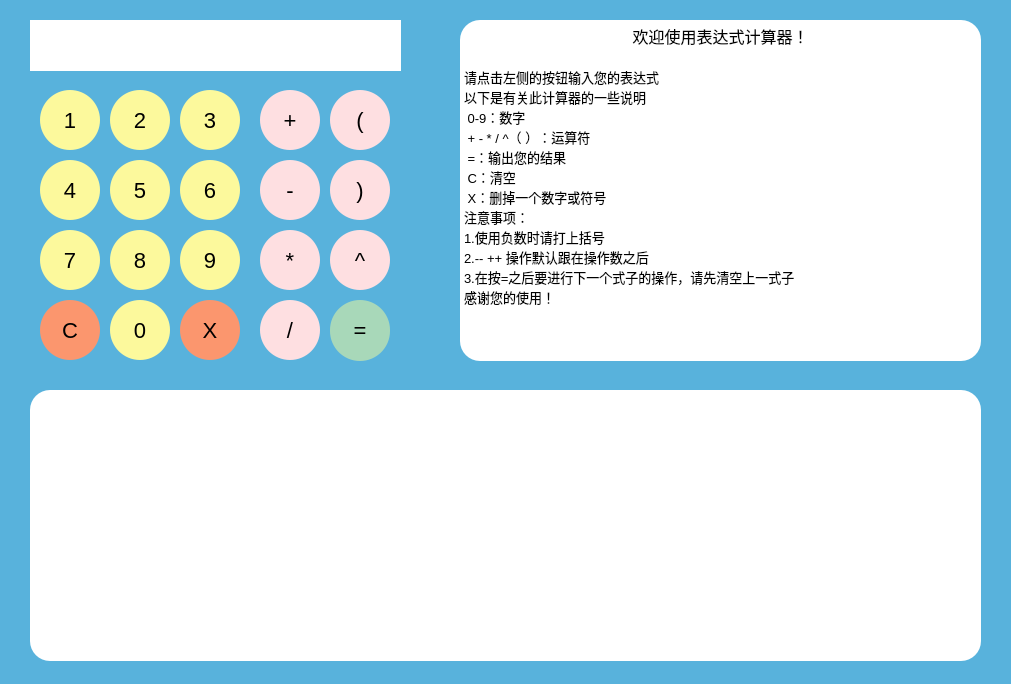
<?xml version="1.0" encoding="UTF-8"?>
<ui version="4.0">
 <class>StackCal</class>
 <widget class="QWidget" name="StackCal">
  <property name="geometry">
   <rect>
    <x>0</x>
    <y>0</y>
    <width>1011</width>
    <height>684</height>
   </rect>
  </property>
  <property name="windowTitle">
   <string>StackCal</string>
  </property>
  <property name="styleSheet">
   <string notr="true">QWidget{
background-color:rgb(88,178,220);
}</string>
  </property>
  <widget class="QPushButton" name="one">
   <property name="geometry">
    <rect>
     <x>40</x>
     <y>90</y>
     <width>60</width>
     <height>60</height>
    </rect>
   </property>
   <property name="styleSheet">
    <string notr="true">QPushButton{
	background-color: rgb(252,249,156);
	color:black ;
	font-family:'Comic Sans MS', cursive, sans-serif;
	font-size:22px;
	border:none;
	border-radius: 30px 30px 30px 30px;
 }
QPushButton:hover{
	background-color:rgb(249,191,69);
 }</string>
   </property>
   <property name="text">
    <string>1</string>
   </property>
  </widget>
  <widget class="QPushButton" name="two">
   <property name="geometry">
    <rect>
     <x>110</x>
     <y>90</y>
     <width>60</width>
     <height>60</height>
    </rect>
   </property>
   <property name="styleSheet">
    <string notr="true">QPushButton{
	background-color: rgb(252,249,156);
	color:black ;
	font-family:'Comic Sans MS', cursive, sans-serif;
	font-size:22px;
	border:none;
	border-radius: 30px 30px 30px 30px;
 }
QPushButton:hover{
	background-color:rgb(249,191,69);
 }</string>
   </property>
   <property name="text">
    <string>2</string>
   </property>
  </widget>
  <widget class="QPushButton" name="three">
   <property name="geometry">
    <rect>
     <x>180</x>
     <y>90</y>
     <width>60</width>
     <height>60</height>
    </rect>
   </property>
   <property name="styleSheet">
    <string notr="true">QPushButton{
	background-color: rgb(252,249,156);
	color:black ;
	font-family:'Comic Sans MS', cursive, sans-serif;
	font-size:22px;
	border:none;
	border-radius: 30px 30px 30px 30px;
 }
QPushButton:hover{
	background-color:rgb(249,191,69);
 }</string>
   </property>
   <property name="text">
    <string>3</string>
   </property>
  </widget>
  <widget class="QPushButton" name="four">
   <property name="geometry">
    <rect>
     <x>40</x>
     <y>160</y>
     <width>60</width>
     <height>60</height>
    </rect>
   </property>
   <property name="styleSheet">
    <string notr="true">QPushButton{
	background-color: rgb(252,249,156);
	color:black ;
	font-family:'Comic Sans MS', cursive, sans-serif;
	font-size:22px;
	border:none;
	border-radius: 30px 30px 30px 30px;
 }
QPushButton:hover{
	background-color:rgb(249,191,69);
 }</string>
   </property>
   <property name="text">
    <string>4</string>
   </property>
  </widget>
  <widget class="QPushButton" name="five">
   <property name="geometry">
    <rect>
     <x>110</x>
     <y>160</y>
     <width>60</width>
     <height>60</height>
    </rect>
   </property>
   <property name="styleSheet">
    <string notr="true">QPushButton{
	background-color: rgb(252,249,156);
	color:black ;
	font-family:'Comic Sans MS', cursive, sans-serif;
	font-size:22px;
	border:none;
	border-radius: 30px 30px 30px 30px;
 }
QPushButton:hover{
	background-color:rgb(249,191,69);
 }</string>
   </property>
   <property name="text">
    <string>5</string>
   </property>
  </widget>
  <widget class="QPushButton" name="six">
   <property name="geometry">
    <rect>
     <x>180</x>
     <y>160</y>
     <width>60</width>
     <height>60</height>
    </rect>
   </property>
   <property name="styleSheet">
    <string notr="true">QPushButton{
	background-color: rgb(252,249,156);
	color:black ;
	font-family:'Comic Sans MS', cursive, sans-serif;
	font-size:22px;
	border:none;
	border-radius: 30px 30px 30px 30px;
 }
QPushButton:hover{
	background-color:rgb(249,191,69);
 }</string>
   </property>
   <property name="text">
    <string>6</string>
   </property>
  </widget>
  <widget class="QPushButton" name="seven">
   <property name="geometry">
    <rect>
     <x>40</x>
     <y>230</y>
     <width>60</width>
     <height>60</height>
    </rect>
   </property>
   <property name="styleSheet">
    <string notr="true">QPushButton{
	background-color: rgb(252,249,156);
	color:black ;
	font-family:'Comic Sans MS', cursive, sans-serif;
	font-size:22px;
	border:none;
	border-radius: 30px 30px 30px 30px;
 }
QPushButton:hover{
	background-color:rgb(249,191,69);
 }</string>
   </property>
   <property name="text">
    <string>7</string>
   </property>
  </widget>
  <widget class="QPushButton" name="eight">
   <property name="geometry">
    <rect>
     <x>110</x>
     <y>230</y>
     <width>60</width>
     <height>60</height>
    </rect>
   </property>
   <property name="styleSheet">
    <string notr="true">QPushButton{
	background-color: rgb(252,249,156);
	color:black ;
	font-family:'Comic Sans MS', cursive, sans-serif;
	font-size:22px;
	border:none;
	border-radius: 30px 30px 30px 30px;
 }
QPushButton:hover{
	background-color:rgb(249,191,69);
 }</string>
   </property>
   <property name="text">
    <string>8</string>
   </property>
  </widget>
  <widget class="QPushButton" name="nine">
   <property name="geometry">
    <rect>
     <x>180</x>
     <y>230</y>
     <width>60</width>
     <height>60</height>
    </rect>
   </property>
   <property name="styleSheet">
    <string notr="true">QPushButton{
	background-color: rgb(252,249,156);
	color:black ;
	font-family:'Comic Sans MS', cursive, sans-serif;
	font-size:22px;
	border:none;
	border-radius: 30px 30px 30px 30px;
 }
QPushButton:hover{
	background-color:rgb(249,191,69);
 }</string>
   </property>
   <property name="text">
    <string>9</string>
   </property>
  </widget>
  <widget class="QPushButton" name="zero">
   <property name="geometry">
    <rect>
     <x>110</x>
     <y>300</y>
     <width>60</width>
     <height>60</height>
    </rect>
   </property>
   <property name="styleSheet">
    <string notr="true">QPushButton{
	background-color: rgb(252,249,156);
	color:black ;
	font-family:'Comic Sans MS', cursive, sans-serif;
	font-size:22px;
	border:none;
	border-radius: 30px 30px 30px 30px;
 }
QPushButton:hover{
	background-color:rgb(249,191,69);
 }</string>
   </property>
   <property name="text">
    <string>0</string>
   </property>
  </widget>
  <widget class="QPushButton" name="erase">
   <property name="geometry">
    <rect>
     <x>180</x>
     <y>300</y>
     <width>60</width>
     <height>60</height>
    </rect>
   </property>
   <property name="styleSheet">
    <string notr="true">QPushButton{
	background-color: rgb(251,150,110);
	color:black ;
	font-family:'Comic Sans MS', cursive, sans-serif;
	font-size:22px;
	border:none;
	border-radius: 30px 30px 30px 30px;
 }
QPushButton:hover{
	background-color:rgb(247,92,47);
}</string>
   </property>
   <property name="text">
    <string>X</string>
   </property>
  </widget>
  <widget class="QPushButton" name="clear">
   <property name="geometry">
    <rect>
     <x>40</x>
     <y>300</y>
     <width>60</width>
     <height>60</height>
    </rect>
   </property>
   <property name="styleSheet">
    <string notr="true">QPushButton{
	background-color: rgb(251,150,110);
	color:black ;
	font-family:'Comic Sans MS', cursive, sans-serif;
	font-size:22px;
	border:none;
	border-radius: 30px 30px 30px 30px;
 }
QPushButton:hover{
	background-color:rgb(247,92,47);
}</string>
   </property>
   <property name="text">
    <string>C</string>
   </property>
  </widget>
  <widget class="QPushButton" name="add">
   <property name="geometry">
    <rect>
     <x>260</x>
     <y>90</y>
     <width>60</width>
     <height>60</height>
    </rect>
   </property>
   <property name="styleSheet">
    <string notr="true">QPushButton{
	background-color: rgb(254,223,225);
	color:black ;
	font-family:'Comic Sans MS', cursive, sans-serif;
	font-size:22px;
	border:none;
	border-radius: 30px 30px 30px 30px;
 }
QPushButton:hover{
	background-color:rgb(245,150,170);
}</string>
   </property>
   <property name="text">
    <string>+</string>
   </property>
  </widget>
  <widget class="QPushButton" name="sub">
   <property name="geometry">
    <rect>
     <x>260</x>
     <y>160</y>
     <width>60</width>
     <height>60</height>
    </rect>
   </property>
   <property name="styleSheet">
    <string notr="true">QPushButton{
	background-color: rgb(254,223,225);
	color:black ;
	font-family:'Comic Sans MS', cursive, sans-serif;
	font-size:22px;
	border:none;
	border-radius: 30px 30px 30px 30px;
 }
QPushButton:hover{
	background-color:rgb(245,150,170);
}</string>
   </property>
   <property name="text">
    <string>-</string>
   </property>
  </widget>
  <widget class="QPushButton" name="mul">
   <property name="geometry">
    <rect>
     <x>260</x>
     <y>230</y>
     <width>60</width>
     <height>60</height>
    </rect>
   </property>
   <property name="styleSheet">
    <string notr="true">QPushButton{
	background-color: rgb(254,223,225);
	color:black ;
	font-family:'Comic Sans MS', cursive, sans-serif;
	font-size:22px;
	border:none;
	border-radius: 30px 30px 30px 30px;
 }
QPushButton:hover{
	background-color:rgb(245,150,170);
}</string>
   </property>
   <property name="text">
    <string>*</string>
   </property>
  </widget>
  <widget class="QPushButton" name="exc">
   <property name="geometry">
    <rect>
     <x>260</x>
     <y>300</y>
     <width>60</width>
     <height>60</height>
    </rect>
   </property>
   <property name="styleSheet">
    <string notr="true">QPushButton{
	background-color: rgb(254,223,225);
	color:black ;
	font-family:'Comic Sans MS', cursive, sans-serif;
	font-size:22px;
	border:none;
	border-radius: 30px 30px 30px 30px;
 }
QPushButton:hover{
	background-color:rgb(245,150,170);
}</string>
   </property>
   <property name="text">
    <string>/</string>
   </property>
  </widget>
  <widget class="QTextBrowser" name="textBrowser">
   <property name="geometry">
    <rect>
     <x>30</x>
     <y>20</y>
     <width>371</width>
     <height>51</height>
    </rect>
   </property>
   <property name="styleSheet">
    <string notr="true">QTextBrowser{
background-color:white;
font-family:'Comic Sans MS', cursive, sans-serif;
font-size:20px;
border:none;
}</string>
   </property>
  </widget>
  <widget class="QPushButton" name="equal">
   <property name="geometry">
    <rect>
     <x>330</x>
     <y>300</y>
     <width>60</width>
     <height>61</height>
    </rect>
   </property>
   <property name="styleSheet">
    <string notr="true">QPushButton{
	background-color: rgb(168,216,185);
	color:black ;
	font-family:'Comic Sans MS', cursive, sans-serif;
	font-size:22px;
	border:none;
	border-radius: 30px 30px 30px 30px;
 }
QPushButton:hover{
	background-color:rgb(93,172,129);
}</string>
   </property>
   <property name="text">
    <string>=</string>
   </property>
  </widget>
  <widget class="QTableView" name="tableView">
   <property name="geometry">
    <rect>
     <x>30</x>
     <y>390</y>
     <width>951</width>
     <height>271</height>
    </rect>
   </property>
   <property name="styleSheet">
    <string notr="true">QTableView{
	background-color:white;
	border:none;
	border-radius:20 20 20 20;
}</string>
   </property>
  </widget>
  <widget class="QPushButton" name="leftKuo">
   <property name="geometry">
    <rect>
     <x>330</x>
     <y>90</y>
     <width>60</width>
     <height>60</height>
    </rect>
   </property>
   <property name="styleSheet">
    <string notr="true">QPushButton{
	background-color: rgb(254,223,225);
	color:black ;
	font-family:'Comic Sans MS', cursive, sans-serif;
	font-size:22px;
	border:none;
	border-radius: 30px 30px 30px 30px;
 }
QPushButton:hover{
	background-color:rgb(245,150,170);
}</string>
   </property>
   <property name="text">
    <string>(</string>
   </property>
  </widget>
  <widget class="QPushButton" name="rightKuo">
   <property name="geometry">
    <rect>
     <x>330</x>
     <y>160</y>
     <width>60</width>
     <height>60</height>
    </rect>
   </property>
   <property name="styleSheet">
    <string notr="true">QPushButton{
	background-color: rgb(254,223,225);
	color:black ;
	font-family:'Comic Sans MS', cursive, sans-serif;
	font-size:22px;
	border:none;
	border-radius: 30px 30px 30px 30px;
 }
QPushButton:hover{
	background-color:rgb(245,150,170);
}</string>
   </property>
   <property name="text">
    <string>)</string>
   </property>
  </widget>
  <widget class="QTextBrowser" name="textBrowser_2">
   <property name="geometry">
    <rect>
     <x>460</x>
     <y>20</y>
     <width>521</width>
     <height>341</height>
    </rect>
   </property>
   <property name="styleSheet">
    <string notr="true">QTextBrowser{
	font-family:&quot;Microsoft YaHei&quot;,SimHei;
	font-size:10px;
	background-color:white;
	color:black;
	border:none;
	border-radius:20 20 20 20;
}</string>
   </property>
   <property name="html">
    <string>&lt;!DOCTYPE HTML PUBLIC &quot;-//W3C//DTD HTML 4.0//EN&quot; &quot;http://www.w3.org/TR/REC-html40/strict.dtd&quot;&gt;
&lt;html&gt;&lt;head&gt;&lt;meta name=&quot;qrichtext&quot; content=&quot;1&quot; /&gt;&lt;style type=&quot;text/css&quot;&gt;
p, li { white-space: pre-wrap; }
&lt;/style&gt;&lt;/head&gt;&lt;body style=&quot; font-family:'Microsoft YaHei,SimHei'; font-size:10px; font-weight:400; font-style:normal;&quot;&gt;
&lt;p align=&quot;center&quot; style=&quot; margin-top:0px; margin-bottom:0px; margin-left:0px; margin-right:0px; -qt-block-indent:0; text-indent:0px;&quot;&gt;&lt;span style=&quot; font-family:'Microsoft YaHei'; font-size:12pt;&quot;&gt;欢迎使用表达式计算器！&lt;/span&gt;&lt;/p&gt;
&lt;p align=&quot;center&quot; style=&quot;-qt-paragraph-type:empty; margin-top:0px; margin-bottom:0px; margin-left:0px; margin-right:0px; -qt-block-indent:0; text-indent:0px; font-family:'Microsoft YaHei'; font-size:12pt;&quot;&gt;&lt;br /&gt;&lt;/p&gt;
&lt;p style=&quot; margin-top:0px; margin-bottom:0px; margin-left:0px; margin-right:0px; -qt-block-indent:0; text-indent:0px;&quot;&gt;&lt;span style=&quot; font-family:'Microsoft YaHei'; font-size:10pt;&quot;&gt;请点击左侧的按钮输入您的表达式&lt;/span&gt;&lt;/p&gt;
&lt;p style=&quot; margin-top:0px; margin-bottom:0px; margin-left:0px; margin-right:0px; -qt-block-indent:0; text-indent:0px;&quot;&gt;&lt;span style=&quot; font-family:'Microsoft YaHei'; font-size:10pt;&quot;&gt;以下是有关此计算器的一些说明&lt;/span&gt;&lt;/p&gt;
&lt;p style=&quot; margin-top:0px; margin-bottom:0px; margin-left:0px; margin-right:0px; -qt-block-indent:0; text-indent:0px;&quot;&gt;&lt;span style=&quot; font-family:'Microsoft YaHei'; font-size:10pt;&quot;&gt; 0-9：数字&lt;/span&gt;&lt;/p&gt;
&lt;p style=&quot; margin-top:0px; margin-bottom:0px; margin-left:0px; margin-right:0px; -qt-block-indent:0; text-indent:0px;&quot;&gt;&lt;span style=&quot; font-family:'Microsoft YaHei'; font-size:10pt;&quot;&gt; + - * / ^（ ）：运算符&lt;/span&gt;&lt;/p&gt;
&lt;p style=&quot; margin-top:0px; margin-bottom:0px; margin-left:0px; margin-right:0px; -qt-block-indent:0; text-indent:0px;&quot;&gt;&lt;span style=&quot; font-family:'Microsoft YaHei'; font-size:10pt;&quot;&gt; =：输出您的结果&lt;/span&gt;&lt;/p&gt;
&lt;p style=&quot; margin-top:0px; margin-bottom:0px; margin-left:0px; margin-right:0px; -qt-block-indent:0; text-indent:0px;&quot;&gt;&lt;span style=&quot; font-family:'Microsoft YaHei'; font-size:10pt;&quot;&gt; C：清空&lt;/span&gt;&lt;/p&gt;
&lt;p style=&quot; margin-top:0px; margin-bottom:0px; margin-left:0px; margin-right:0px; -qt-block-indent:0; text-indent:0px;&quot;&gt;&lt;span style=&quot; font-family:'Microsoft YaHei'; font-size:10pt;&quot;&gt; X：删掉一个数字或符号&lt;/span&gt;&lt;/p&gt;
&lt;p style=&quot; margin-top:0px; margin-bottom:0px; margin-left:0px; margin-right:0px; -qt-block-indent:0; text-indent:0px;&quot;&gt;&lt;span style=&quot; font-family:'Microsoft YaHei'; font-size:10pt;&quot;&gt;注意事项：&lt;/span&gt;&lt;/p&gt;
&lt;p style=&quot; margin-top:0px; margin-bottom:0px; margin-left:0px; margin-right:0px; -qt-block-indent:0; text-indent:0px;&quot;&gt;&lt;span style=&quot; font-family:'Microsoft YaHei'; font-size:10pt;&quot;&gt;1.使用负数时请打上括号&lt;/span&gt;&lt;/p&gt;
&lt;p style=&quot; margin-top:0px; margin-bottom:0px; margin-left:0px; margin-right:0px; -qt-block-indent:0; text-indent:0px;&quot;&gt;&lt;span style=&quot; font-family:'Microsoft YaHei'; font-size:10pt;&quot;&gt;2.-- ++ 操作默认跟在操作数之后&lt;/span&gt;&lt;/p&gt;
&lt;p style=&quot; margin-top:0px; margin-bottom:0px; margin-left:0px; margin-right:0px; -qt-block-indent:0; text-indent:0px;&quot;&gt;&lt;span style=&quot; font-family:'Microsoft YaHei'; font-size:10pt;&quot;&gt;3.在按=之后要进行下一个式子的操作，请先清空上一式子&lt;/span&gt;&lt;/p&gt;
&lt;p style=&quot; margin-top:0px; margin-bottom:0px; margin-left:0px; margin-right:0px; -qt-block-indent:0; text-indent:0px;&quot;&gt;&lt;span style=&quot; font-family:'Microsoft YaHei'; font-size:10pt;&quot;&gt;感谢您的使用！&lt;/span&gt;&lt;/p&gt;&lt;/body&gt;&lt;/html&gt;</string>
   </property>
  </widget>
  <widget class="QPushButton" name="exp">
   <property name="geometry">
    <rect>
     <x>330</x>
     <y>230</y>
     <width>60</width>
     <height>60</height>
    </rect>
   </property>
   <property name="styleSheet">
    <string notr="true">QPushButton{
	background-color: rgb(254,223,225);
	color:black ;
	font-family:'Comic Sans MS', cursive, sans-serif;
	font-size:22px;
	border:none;
	border-radius: 30px 30px 30px 30px;
 }
QPushButton:hover{
	background-color:rgb(245,150,170);
}</string>
   </property>
   <property name="text">
    <string>^</string>
   </property>
  </widget>
 </widget>
 <layoutdefault spacing="6" margin="11"/>
 <resources/>
 <connections/>
</ui>
